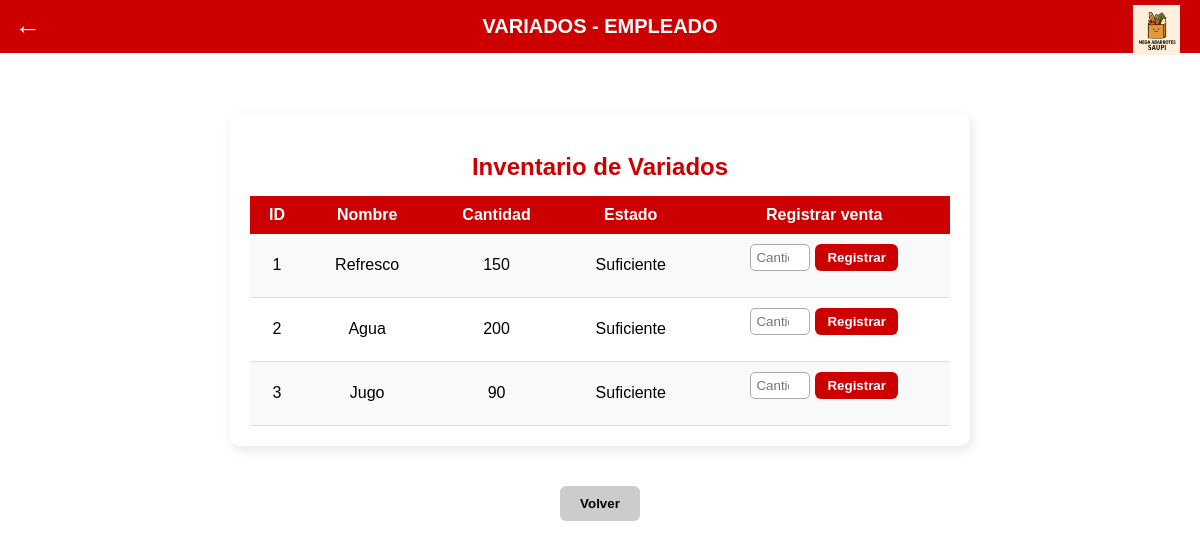
The page /variados_empleado.php on the database its author committed.
### tables this page shows
CREATE TABLE `variados` (
  `id` int(11) NOT NULL,
  `nombre` varchar(50) NOT NULL,
  `cantidad` int(11) NOT NULL DEFAULT 0,
  `estado` varchar(30) NOT NULL
);

### variados_empleado.php (the view, shortened to what this page needs)
<?php
include "config/conexion.php";
include "views/header.php";
$sql = "SELECT * FROM variados";
$result = $conn->query($sql);
?>
<link rel="stylesheet" href="assets/css/style.css">
<div class="container-empleado">
  <div class="card-product-empleado">
    <h2>Inventario de Variados</h2>
    <table class="tabla-empleado">
      <tr>
        <th>ID</th>
        <th>Nombre</th>
        <th>Cantidad</th>
        <th>Estado</th>
        <th>Registrar venta</th>
      </tr>
      <?php while ($row = $result->fetch_assoc()) { ?>
      <tr>
        <td><?php echo $row['id']; ?></td>
        <td><?php echo htmlspecialchars($row['nombre']); ?></td>
        <td><?php echo $row['cantidad']; ?></td>
        <td><?php echo htmlspecialchars($row['estado']); ?></td>
        <td>
          <form method="POST" action="controllers/registrar_venta.php" class="form-venta">
            <input type="number" name="cantidad" placeholder="Cantidad" min="1" required class="input-cantidad">
            <button type="submit" class="btn-registrar">Registrar</button>
          </form>
        </td>
      </tr>
      <?php } ?>
    </table>
  </div>
  <button class="btn-volver" onclick="window.location.href='inicio_empleado.php'">Volver</button>
</div>

### assets/css/style.css (style rules this page uses)
.editar-btn, .eliminar, .btn-volver { background-color: #ccc; color: #000; font-weight: bold; border: none; padding: 8px 15px; border-radius: 6px; cursor: pointer; text-decoration: none; margin: 0 5px; display: inline-block; transition: background 0.3s ease, color 0.3s ease; }
.container-empleado { display: flex; flex-direction: column; align-items: center; margin-top: 60px; }
.card-product-empleado { width: 90%; max-width: 700px; background: #fff; color: #000; padding: 20px; border-radius: 10px; box-shadow: 2px 4px 12px rgba(0,0,0,0.1); margin-bottom: 20px; }
.card-product-empleado h2 { color: #c00; text-align: center; margin-bottom: 15px; }
.tabla-empleado { width: 100%; border-collapse: collapse; }
.tabla-empleado th { background-color: #c00; color: white; padding: 10px; text-align: center; }
.tabla-empleado td { padding: 10px; text-align: center; border-bottom: 1px solid #ddd; }
.tabla-empleado tr:nth-child(even) { background-color: #f9f9f9; }
.form-venta { display: flex; justify-content: center; gap: 5px; }
.input-cantidad { width: 60px; padding: 5px; border-radius: 5px; border: 1px solid #aaa; text-align: center; }
.btn-registrar { background-color: #c00; color: white; font-weight: bold; border: none; padding: 6px 12px; border-radius: 6px; cursor: pointer; transition: background 0.3s ease; }
.btn-volver { margin-top: 20px; padding: 10px 20px; background-color: #ccc; color: #000; font-weight: bold; border: none; border-radius: 6px; cursor: pointer; transition: background 0.3s ease, color 0.3s ease; }

### rows shown on the page
variados: id "1", nombre "Refresco", cantidad "150", estado "Suficiente"
variados: id "2", nombre "Agua", cantidad "200", estado "Suficiente"
variados: id "3", nombre "Jugo", cantidad "90", estado "Suficiente"

### other values the page prints
$title "VARIADOS - EMPLEADO"
